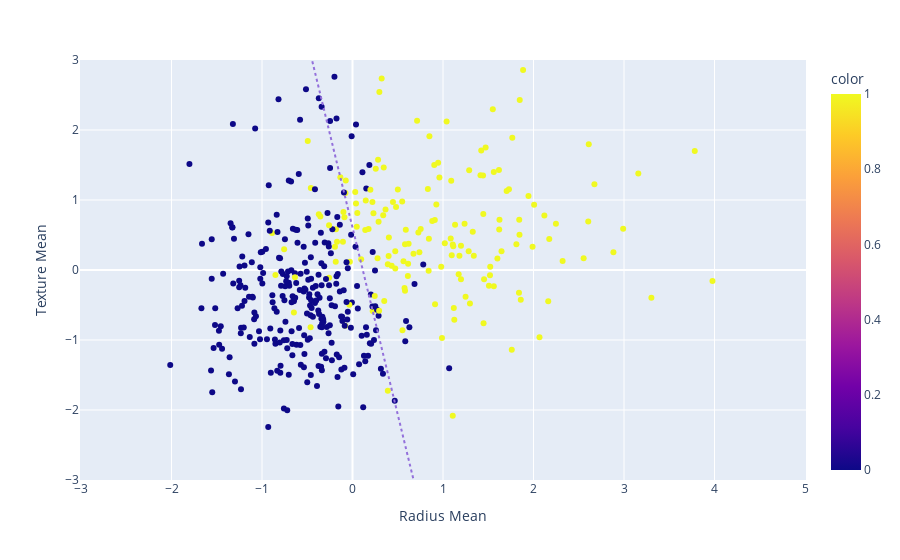

The notebook cell this image was saved under:
### Code cell
plot_decision_boundary("Radius Mean", "Texture Mean")

### Figure 1 — Plotly figure (JSON) as saved in the notebook; plotly's stock layout.template omitted (floating-point values rounded to 4 significant figures; data arrays with more than 128 entries replaced by an {"elided": "..."} marker saying what was removed)
{"data": [{"hovertemplate": "Radius Mean=%{x}<br>Texture Mean=%{y}<br>color=%{marker.color}<extra></extra>", "legendgroup": "", "marker": {"color": {"elided": "426 int values"}, "coloraxis": "coloraxis", "symbol": "circle"}, "mode": "markers", "name": "", "orientation": "v", "showlegend": false, "type": "scatter", "x": {"elided": "426 float values"}, "xaxis": "x", "y": {"elided": "426 float values"}, "yaxis": "y"}], "layout": {"coloraxis": {"colorbar": {"title": {"text": "color"}}, "colorscale": [[0, "#0d0887"], [0.1111, "#46039f"], [0.2222, "#7201a8"], [0.3333, "#9c179e"], [0.4444, "#bd3786"], [0.5556, "#d8576b"], [0.6667, "#ed7953"], [0.7778, "#fb9f3a"], [0.8889, "#fdca26"], [1, "#f0f921"]]}, "legend": {"tracegroupgap": 0}, "margin": {"t": 60}, "shapes": [{"line": {"color": "MediumPurple", "dash": "dot", "width": 2}, "type": "line", "x0": -3, "x1": 5, "y0": 16.65, "y1": -26.12}], "xaxis": {"anchor": "y", "domain": [0, 1], "title": {"text": "Radius Mean"}}, "yaxis": {"anchor": "x", "domain": [0, 1], "range": [-3, 3], "title": {"text": "Texture Mean"}}}}
